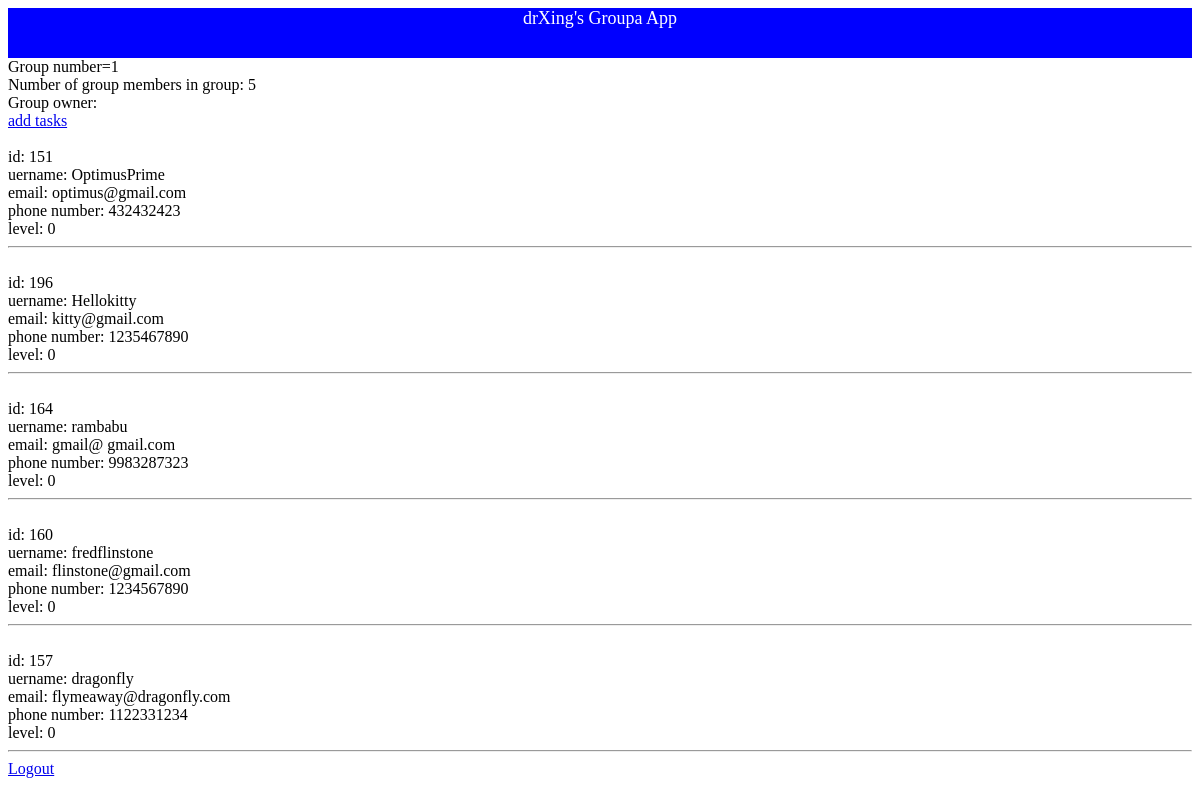
/displayadmin.php (signed in), run on the app's committed database.
### tables this page shows
CREATE TABLE IF NOT EXISTS `groupowner` (
  `groupid` int(11) NOT NULL AUTO_INCREMENT,
  `ownerid` int(11) NOT NULL,
  PRIMARY KEY (`groupid`)
);

CREATE TABLE IF NOT EXISTS `user` (
  `id` int(10) NOT NULL AUTO_INCREMENT,
  `username` varchar(255) NOT NULL,
  `password` varchar(255) NOT NULL,
  `email` varchar(255) NOT NULL,
  `phone` varchar(20) NOT NULL,
  `level` int(1) NOT NULL,
  PRIMARY KEY (`id`)
);

### functions.php (called while the page is built, shortened)
<?php
function checkadmin($username){
$groupquery = "SELECT level from user where user.username = '".$username."';";
				$num = mysql_query($groupquery);
				$row = mysql_fetch_array($num);
				$level=  $row["level"];
				if ($level>0) {return true;} else {return false;}
				}
function getgroupfromowner($username){
$groupquery = "SELECT groupid from groupowner as go inner join user as u on go.ownerid = u.id where u.username = '".$username."';";
				$num = mysql_query($groupquery);
				$row = mysql_fetch_array($num);
				$groupnum=  $row["groupid"];
				return $groupnum;
				}
?>

### userobject.php (the view, shortened to what this page needs)
<?php
class User {
public $name;
public $email;
public $phonenumber;
public $level;
function __construct($id,$username,$password,$email,$phonenumber,$level=1) {
$this->id = $id;
$this->name = $username;
$this->email = $email;
$this->phonenumber = $phonenumber;
$this->level = $level;
}
function getValues() {
echo "<br/>id: ".$this->id;
echo "<br/>uername: ".$this->name;
echo "<br/>email: ".$this->email;
echo "<br/>phone number: ".$this->phonenumber;
echo "<br/>level: ".$this->level;
}
}
class Group {
public $members=array();
function __construct($owner, $members=array()) {
$this->members = $members;
}
function printmembers($x){
return $this->members[$x]->getValues();
}
}
?>

### displayadmin.php (shortened to what this page needs)
<?php
include('userobject.php');
include('functions.php');
$username = $_COOKIE['ID_my_site'];
if (checkadmin($username))
{
$groupnum = getgroupfromowner($username);
include('adminheader.php');
echo "Group number=".$groupnum."<br/>";
$query = "SELECT * from `user` inner join `group` as `g` on (`user`.`id` = `g`.`userid`) where `g`.`groupnum` = '".$groupnum."';";
$i=0;
$members = mysql_query($query)or die(mysql_error());
 	while($info = mysql_fetch_array( $members )) 	{
		$i++;
		}
	 $members = array();
 $group = new Group ($owner,$members);
$ownerval = $group->getOwner();
 for ($x=0; $x<=$i; $x++){
 array_push($group->members, ${"user".$x});
}
  	echo "Number of group members in group: ". $i."<br/>";
  	echo "Group owner: ".$ownerval."<br/>";
  	echo "<a href='addtasks.php?admin=true'>add tasks</a><br/>";
  	 for ($x=0; $x<=$i-1; $x++){
	$group->printmembers($x);
	echo"<hr/>";
	}
	echo"<a href='logout.php'>Logout</a>";
} else {
print "you are not the admin.";
}
?>

### data on the page
groupowner: groupid "1"
user: id "151", username "OptimusPrime", email "optimus@gmail.com", phone "432432423", level "0"
user: id "196", username "Hellokitty", email "kitty@gmail.com", phone "1235467890", level "0"
user: id "164", username "rambabu", email "gmail@ gmail.com", phone "9983287323", level "0"
user: id "160", username "fredflinstone", email "flinstone@gmail.com", phone "1234567890", level "0"
user: id "157", username "dragonfly", email "flymeaway@dragonfly.com", phone "1122331234", level "0"

### other printed values
$username "drXing"
$i "5"
